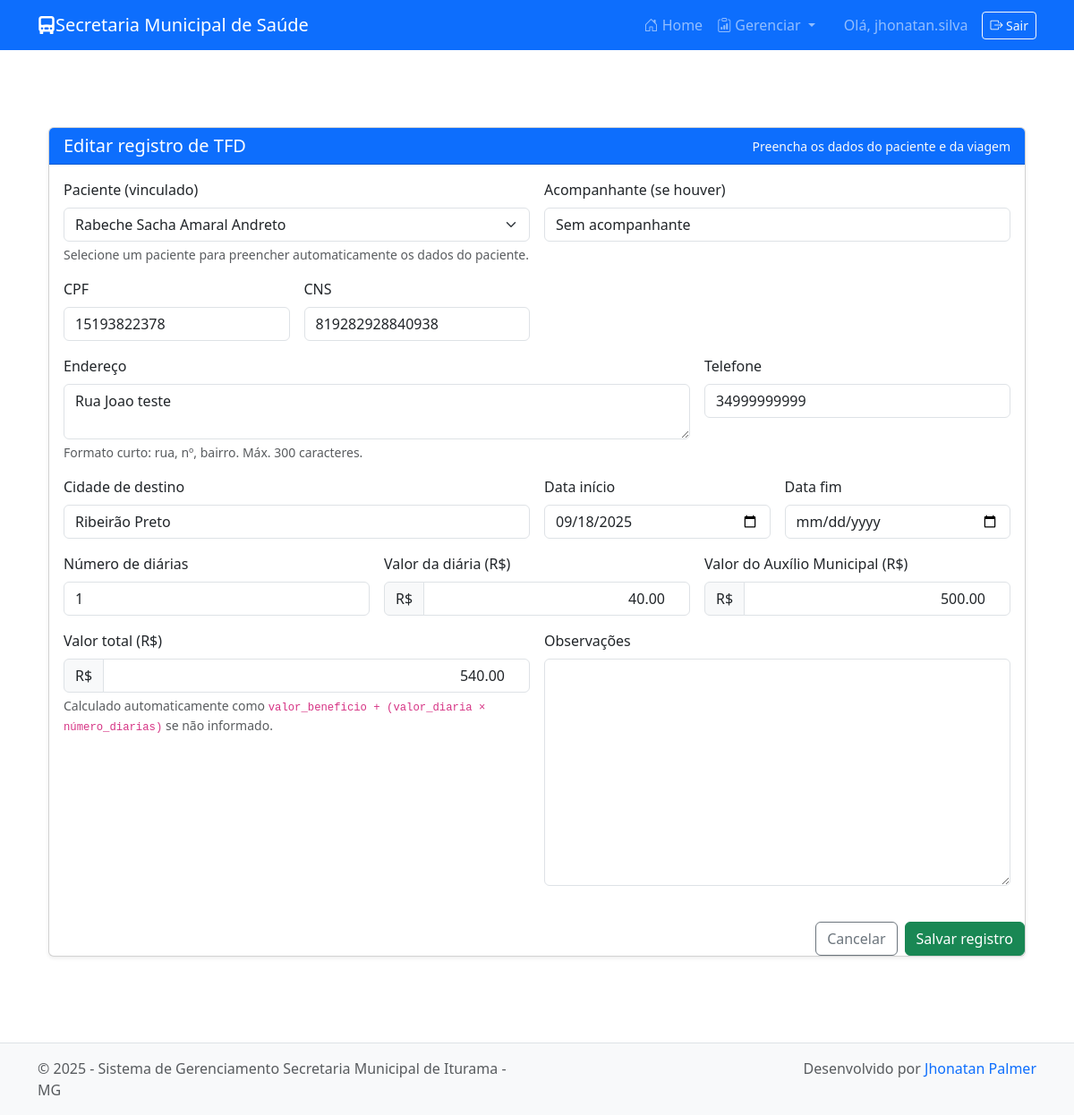
The page /tfd/editar/8/ (signed in) on the database its author committed.
### tfd/models.py (models this page shows, shortened)
class TFD(models.Model):
	paciente = models.ForeignKey(
		'pacientes.Paciente', on_delete=models.SET_NULL, null=True, blank=True,
		help_text='Opcional: vincular a um paciente já cadastrado')
	paciente_nome = models.CharField('Nome do paciente', max_length=150)
	paciente_cpf = models.CharField('CPF', max_length=14, blank=True, null=True)
	paciente_cns = models.CharField('CNS', max_length=20, blank=True, null=True)
	paciente_endereco = models.TextField('Endereço', max_length=300, blank=True)
	paciente_telefone = models.CharField('Telefone', max_length=30, blank=True)
	cidade_origem = models.CharField('Cidade de origem', max_length=100, default='Iturama', editable=False)
	cidade_destino = models.CharField('Cidade de destino', max_length=150, blank=True)
	data_inicio = models.DateField('Data início', null=True, blank=True)
	data_fim = models.DateField('Data fim', null=True, blank=True)
	numero_diarias = models.PositiveIntegerField('Número de diárias', default=1)
	valor_diaria = models.DecimalField('Valor da diária', max_digits=10, decimal_places=2)
	valor_beneficio = models.DecimalField('Valor do benefício', max_digits=12, decimal_places=2, default=0)
	valor_total = models.DecimalField('Valor total', max_digits=12, decimal_places=2)
	observacoes = models.TextField('Observações', blank=True)
	criado_em = models.DateTimeField(auto_now_add=True)
	atualizado_em = models.DateTimeField(auto_now=True)
	class Meta:
		verbose_name = 'TFD'
		verbose_name_plural = 'TFD'
		ordering = ['-data_inicio', '-criado_em']

### tfd/views.py (the view)
# urls.py: path('editar/<int:pk>/', views.TFDUpdateView.as_view(), name='tfd-update'),
class TFDUpdateView(LoginRequiredMixin, UpdateView):
    login_url = '/accounts/login/'
    model = TFD
    form_class = TFDForm
    template_name = 'tfd/tfd_form.html'
    success_url = reverse_lazy('tfd-list')

### pacientes/models.py (called while the page is built)
    def __str__(self):
        return self.nome

### tfd/templates/tfd/tfd_form.html (shortened to what this page needs)
{% extends 'base.html' %}
{% load widget_tweaks %}
{% block content %}
<div class="container py-5">
    <div class="card shadow-sm">
        <div class="card-header bg-primary text-white">
            <div class="d-flex justify-content-between align-items-center">
                <h5 class="mb-0">{% if form.instance.pk %}Editar{% else %}Novo{% endif %} registro de TFD</h5>
                <small class="text-light">Preencha os dados do paciente e da viagem</small>
            </div>
        </div>
        <div class="card-body">
            <form id="tfd-form" method="post" class="row g-3 needs-validation" novalidate>
                    <div class="col-md-6">
                        <label class="form-label">Paciente (vinculado)</label>
                        {{ form.paciente|add_class:"form-select" }}
                        <div class="form-text">Selecione um paciente para preencher automaticamente os dados do paciente.</div>
                    </div>
                    <div class="col-md-6">
                        <label class="form-label">Acompanhante (se houver)</label>
                        {{ form.paciente_nome|add_class:"form-control" }}
                    </div>
                    <div class="col-md-3">
                        <label class="form-label">CPF</label>
                        {{ form.paciente_cpf|add_class:"form-control" }}
                    </div>
                    <div class="col-md-3">
                        <label class="form-label">CNS</label>
                        {{ form.paciente_cns|add_class:"form-control" }}
                    </div>
                    <div class="col-md-8 tf-address">
                        <label class="form-label">Endereço</label>
                        {{ form.paciente_endereco|add_class:"form-control" }}
                        <div class="form-text">Formato curto: rua, nº, bairro. Máx. 300 caracteres.</div>
                    </div>
                    <div class="col-md-4">
                        <label class="form-label">Telefone</label>
                        {{ form.paciente_telefone|add_class:"form-control" }}
                    </div>
                    <div class="col-md-6">
                        <label class="form-label">Cidade de destino</label>
                        {{ form.cidade_destino|add_class:"form-control" }}
                    </div>
                    <div class="col-md-3">
                        <label class="form-label">Data início</label>
                        {{ form.data_inicio|add_class:"form-control" }}
                    </div>
                    <div class="col-md-3">
                        <label class="form-label">Data fim</label>
                        {{ form.data_fim|add_class:"form-control" }}
                    </div>
                    <div class="col-md-4">
                        <label class="form-label">Número de diárias</label>
                        {{ form.numero_diarias|add_class:"form-control" }}
                    </div>
                    <div class="col-md-4">
                        <label class="form-label">Valor da diária (R$)</label>
                        <div class="input-group">
                            <span class="input-group-text">R$</span>
                            {{ form.valor_diaria|add_class:"form-control text-end" }}
                        </div>
                    </div>
                    <div class="col-md-4">
                        <label class="form-label">Valor do Auxílio Municipal (R$)</label>
                        <div class="input-group">
                            <span class="input-group-text">R$</span>
                            {{ form.valor_beneficio|add_class:"form-control text-end" }}
                        </div>
                    </div>
                    <div class="col-md-6">
                        <label class="form-label">Valor total (R$)</label>
                        <div class="input-group">
                            <span class="input-group-text">R$</span>
                            {{ form.valor_total|add_class:"form-control text-end" }}
                        </div>
                        <div class="form-text">Calculado automaticamente como <code>valor_beneficio + (valor_diaria × número_diarias)</code> se não informado.</div>
                    </div>
                    <div class="col-md-6">
                        <label class="form-label">Observações</label>
                        {{ form.observacoes|add_class:"form-control" }}
                    </div>
                </div>
                <div class="mt-4 d-flex justify-content-end">
                    <a href="{% url 'tfd-list' %}" class="btn btn-outline-secondary me-2">Cancelar</a>
                    <button type="submit" class="btn btn-success">Salvar registro</button>
                </div>
        </div>
    </div>
{% endblock %}

### secretaria_it/templates/base.html (shortened to what this page needs)
<!DOCTYPE html>
<html lang="pt-br">
<head>
    <link href="https://cdn.jsdelivr.net/npm/bootstrap@5.3.2/dist/css/bootstrap.min.css" rel="stylesheet" />
    <link href="https://cdn.jsdelivr.net/npm/bootstrap-icons@1.10.5/font/bootstrap-icons.css" rel="stylesheet" />
</head>
<body>
    <nav class="navbar navbar-expand-lg navbar-dark bg-primary fixed-top">
        <div class="container">
            <a class="navbar-brand" href="{% url 'dashboard' %}">
                <i class="bi bi-truck-front-fill"></i>Secretaria Municipal de Saúde
            </a>
            <div class="collapse navbar-collapse" id="navbarNav">
                <ul class="navbar-nav ms-auto">
                    <li class="nav-item">
                        <a class="nav-link" href="{% url 'dashboard' %}">
                            <i class="bi bi-house-door"></i> Home
                        </a>
                    </li>
                    {% if user.is_authenticated %}
                    <li class="nav-item dropdown">
                        <a class="nav-link dropdown-toggle" href="#" id="navDropdown" role="button" data-bs-toggle="dropdown" aria-expanded="false">
                            <i class="bi bi-clipboard-data"></i> Gerenciar
                        </a>
                    </li>
                    <li class="nav-item d-flex align-items-center ms-3">
                        <span class="nav-link mb-0">Olá, {{ user.get_full_name|default:user.username }}</span>
                        <form method="post" action="{% url 'logout' %}" class="d-inline ms-2 mb-0">
                            <button type="submit" class="btn btn-outline-light btn-sm">
                                <i class="bi bi-box-arrow-right"></i> Sair
                            </button>
                        </form>
                    </li>
                    {% else %}
                    <li class="nav-item">
                        <a class="nav-link" href="{% url 'login' %}"><i class="bi bi-box-arrow-in-right"></i> Login</a>
                    </li>
                    {% endif %}
                </ul>
            </div>
        </div>
    </nav>
    <main class="container mt-4">
        {% block content %}{% endblock %}
    </main>
    <footer>
        <div class="container">
            <div class="row text-muted">
                <div class="col-md-6 text-md-start mb-2 mb-md-0">
                    &copy; {{ year|default:"2025" }} - Sistema de Gerenciamento Secretaria Municipal de Iturama - MG
                </div>
                <div class="col-md-6 text-md-end">
                    Desenvolvido por <a href="https://www.instagram.com/jhonatan.babu/" target="_blank" class="text-decoration-none">Jhonatan Palmer</a>
                </div>
            </div>
        </div>
    </footer>
</body>
</html>

### secretaria_it/templates/base.html (style rules this page uses)
body { padding-top: 70px; }
footer { background-color: #f8f9fa; padding: 1rem 0; text-align: center; margin-top: 3rem; border-top: 1px solid #dee2e6; }

### tfd/templates/tfd/tfd_form.html (style rules this page uses)
.tf-address textarea.form-control { min-height: 56px; max-height: 120px; resize: vertical; }

### rows shown on the page
TFD: paciente "Rabeche Sacha Amaral Andreto", paciente_nome "Sem acompanhante", paciente_cpf "15193822378", paciente_cns "819282928840938", paciente_endereco "Rua Joao teste", paciente_telefone "34999999999", cidade_destino "Ribeirão Preto", data_inicio "09/18/2025", numero_diarias "1", valor_diaria "40.00", valor_beneficio "500.00", valor_total "540.00"

### other values the page prints
{{ user.get_full_name|default:user.username }} "jhonatan.silva"
{{ year|default:"2025" }} "2025"
